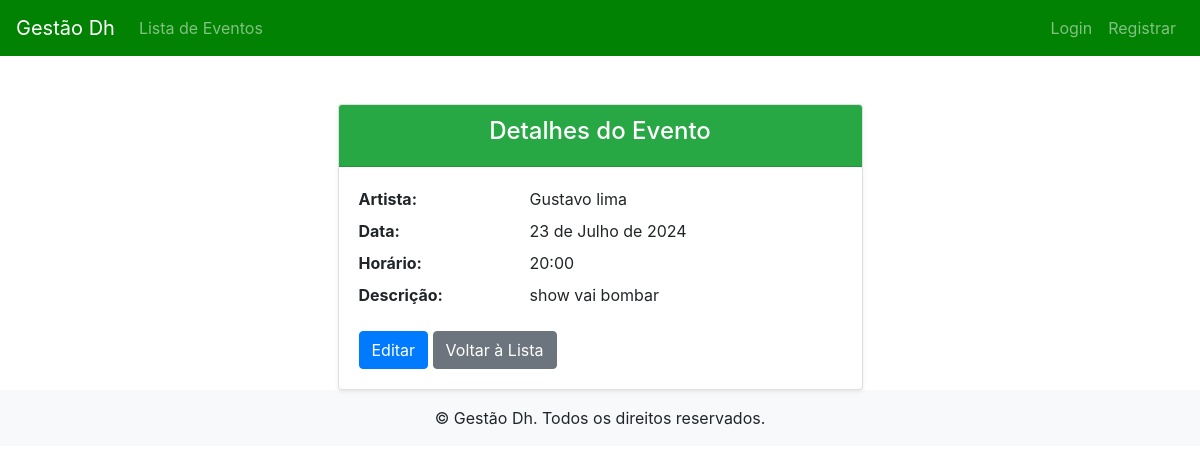
/eventos/eventos/8/detail/, run on the app's committed database.
### eventos/models.py (models this page shows, shortened)
class Evento(models.Model):
    artista = models.ForeignKey(Artista, on_delete=models.CASCADE)
    data = models.DateField()
    horario = models.TimeField()
    descricao = models.TextField(null=True, blank=True)

### artistas/models.py (models this page shows)
class Artista(models.Model):
    nome = models.CharField(max_length=100)
    cpf = models.CharField(max_length=14, unique=True)
    telefone = models.CharField(max_length=15, null=True, blank=True)
    banco = models.CharField(max_length=100)
    tipo_chave_pix = models.CharField(max_length=10, choices=TIPO_CHAVE_CHOICES, default='cel')
    chave_pix = models.CharField(max_length=100)
    def __str__(self):
        return self.nome

### eventos/views.py (the view)
# urls.py: path('eventos/<int:pk>/detail/', views.EventoDetailView.as_view(), name='evento_detail'),
class EventoDetailView(DetailView):
    model = models.Evento
    template_name = 'evento_detail.html'

### eventos/templates/evento_detail.html
{% extends 'base.html' %}
{% block content %}
<div class="container mt-5">
    <div class="row justify-content-center">
        <div class="col-md-8 col-lg-6">
            <div class="card shadow-sm">
                <div class="card-header bg-success text-white text-center">
                    <h4>Detalhes do Evento</h4>
                </div>
                <div class="card-body">
                    <dl class="row">
                        <dt class="col-sm-4">Artista:</dt>
                        <dd class="col-sm-8">{{ evento.artista }}</dd>
                        <dt class="col-sm-4">Data:</dt>
                        <dd class="col-sm-8">{{ evento.data }}</dd>
                        <dt class="col-sm-4">Horário:</dt>
                        <dd class="col-sm-8">{{ evento.horario }}</dd>
                        <dt class="col-sm-4">Descrição:</dt>
                        <dd class="col-sm-8">{{ evento.descricao }}</dd>
                    </dl>
                    <a href="{% url 'evento_update' evento.id %}" class="btn btn-primary">Editar</a>
                    <a href="{% url 'evento_list' %}" class="btn btn-secondary">Voltar à Lista</a>
                </div>
            </div>
        </div>
    </div>
</div>
{% endblock %}

### data on the page
Evento: artista "Gustavo lima", data "23 de Julho de 2024", horario "20:00", descricao "show vai bombar"
